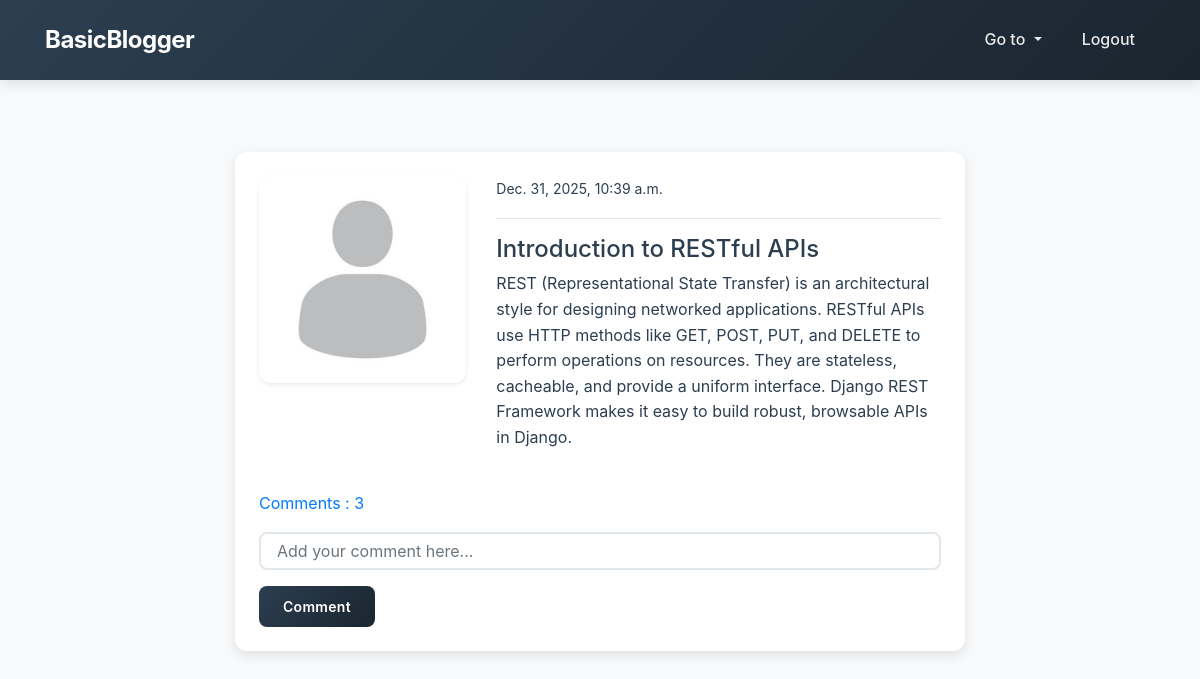
The app's page /post_details/24/ (signed in) with its own data.
### blog/models.py (models this page shows, shortened)
class Post(models.Model):
    title = models.CharField(max_length=100)
    content = models.TextField()
    author = models.ForeignKey(User, on_delete = models.CASCADE)
    date_created = models.DateTimeField(auto_now_add = True)
    class Meta:
        ordering = ('-date_created',)
    def comment_count(self):
        return self.comment_set.all().count()
    def comments(self):
        return self.comment_set.all()

### users/models.py (models this page shows, shortened)
class ProfileModel(models.Model):
    user = models.OneToOneField(User, on_delete=models.CASCADE)
    image = models.ImageField(
        default='default.png',
        upload_to='profile',  # Sera servi depuis /media/profile/
        validators=[FileExtensionValidator(['png', 'jpg', 'jpeg'])]
    )

### blog/views.py (the view)
# urls.py: path('post_details/<int:pk>/', views.post_details, name='details-page'),
@login_required
def post_details(request, pk):
    post = Post.objects.get(id=pk)
    if request.method == 'POST':
        comment_form = CommentForm(request.POST)
        if comment_form.is_valid():
            instance = comment_form.save(commit=False)
            instance.user = request.user
            instance.post = post
            instance.save()
            return redirect('details-page', pk=post.id)
    else:
        comment_form = CommentForm()
    context = {
            'post': post,
            'comment_form': comment_form,
    }
    return render(request, 'blog/post_details.html', context)

### blog/forms.py
class CommentForm(forms.ModelForm):
    content = forms.CharField(label='', widget=forms.TextInput(attrs={'placeholder': 'Add your comment here...'}))
    class Meta:
        model = Comment
        fields = ('content',)

### templates/blog/post_details.html (shortened to what this page needs)
{% extends 'partials/base.html' %}
{% load crispy_forms_tags %}
{% block content %}
    <div class="container">
        <div class="row mt-5 pt-4">
            <div class="col-md-8 offset-md-2">
                <div class="card my-4 shadow">
                    <div class="card-body">
                        <div class="row">
                            <div class="col-md-4">
                                <img class="img-thumbnail" src="{{ post.author.profilemodel.image.url }}" alt="profile-img">
                            </div>
                            <div class="col-md-8">
                                <small> {{ post.date_created }} </small>
                                <hr>
                                <h4> {{ post.title }} </h4>
                                <p> {{ post.content }} </p>
                            </div>
                        </div>
                        <p class="mt-4">
                            <a class="" data-toggle="collapse" href="#collapseExample" role="button" aria-expanded="false" aria-controls="collapseExample">
                              Comments : {{ post.comment_count }}
                            </a>
                        </p>
                        <form method="POST">
                            {{ comment_form|crispy }}
                            <input class="btn btn-dark btn-sm" type="submit" value="Comment">
                        </form>
                    </div>
                </div>
            </div>
        </div>
    </div>
{% endblock %}

### static/style.css (style rules this page uses)
:root { --primary-color: #2c3e50; --primary-dark: #1a252f; --accent-color: #3498db; --accent-hover: #2980b9; --success-color: #27ae60; --danger-color: #e74c3c; --text-primary: #2c3e50; --text-secondary: #7f8c8d; --bg-light: #f8f9fa; --bg-white: #ffffff; --border-color: #e1e8ed; --shadow-sm: 0 2px 4px rgba(0,0,0,0.08); --shadow-md: 0 4px 12px rgba(0,0,0,0.1); --shadow-lg: 0 8px 24px rgba(0,0,0,0.12); --radius-sm: 4px; --radius-md: 8px; --radius-lg: 12px; --transition: all 0.3s cubic-bezier(0.4, 0, 0.2, 1); }
* { margin: 0; padding: 0; box-sizing: border-box; }
body { font-family: -apple-system, BlinkMacSystemFont, 'Segoe UI', Roboto, 'Helvetica Neue', Arial, sans-serif; color: var(--text-primary); background-color: var(--bg-light); line-height: 1.6; font-size: 16px; }
.card { border: none !important; border-radius: var(--radius-lg) !important; box-shadow: var(--shadow-sm) !important; transition: var(--transition) !important; overflow: hidden; background: var(--bg-white); }
.card-body { padding: 1.5rem !important; }
.btn { border-radius: var(--radius-md) !important; padding: 0.625rem 1.5rem !important; font-weight: 600 !important; transition: var(--transition) !important; border: none !important; text-transform: none; letter-spacing: 0.3px; }
.btn-dark { background: linear-gradient(135deg, var(--primary-color) 0%, var(--primary-dark) 100%) !important; color: #ffffff !important; }
.form-control { border: 2px solid var(--border-color) !important; border-radius: var(--radius-md) !important; padding: 0.75rem 1rem !important; font-size: 1rem; transition: var(--transition) !important; background-color: var(--bg-white); }
.img-thumbnail { border: none !important; border-radius: var(--radius-lg) !important; box-shadow: var(--shadow-sm) !important; padding: 0.5rem !important; background-color: var(--bg-white); transition: var(--transition); }
.container { max-width: 1140px; }
.mt-5 { margin-top: 3rem !important; }
.pt-4 { padding-top: 5rem !important; }
.shadow { box-shadow: var(--shadow-md) !important; }
.my-4 { margin-top: 1.5rem !important; margin-bottom: 1.5rem !important; }
.card { animation: fadeIn 0.5s ease-out; }

### records on screen
Post: author.profilemodel.image (placeholder picture), date_created "Dec. 31, 2025, 10:39 a.m.", title "Introduction to RESTful APIs", content "REST (Representational State Transfer) is an architectural style for designing networked applications. RESTful APIs use HTTP methods like GET, POST, PUT, and DELETE to perform operations on resources. They are stateless, cacheable, and provide a uniform interface. Django REST Framework makes it easy to build robust, browsable APIs in Django.", comment_count "3"
